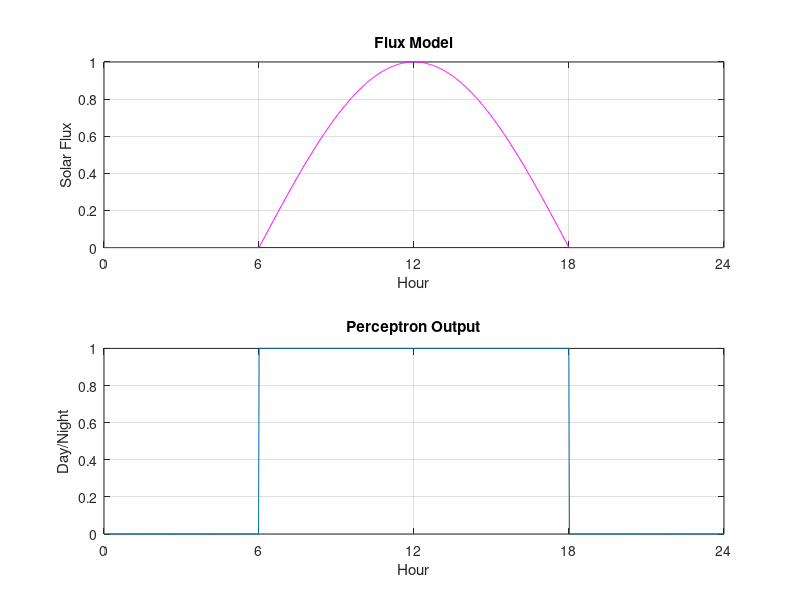

Write the MATLAB code that produced this figure.
t=linspace(0,24,1000);
d=zeros(1,length(t));
s=cos((2*pi/24)*(t-12));
k=(s<0);
s(k)=0;
k=(s>0);
d(k)=1;
subplot(2,1,1);
plot(t,s,'m');
xlabel('Hour');
ylabel('Solar Flux');
title('Flux Model');
xlim([0 24]);
xt=[0 6 12 18 24];
set(gca,'XTick',xt);
grid;
subplot(2,1,2);
plot(t,d);
xlabel('Hour');
ylabel('Day/Night');
title('Perceptron Output');
xlim([0 24]);
xt=[0 6 12 18 24];
set(gca,'XTick',xt);
grid;